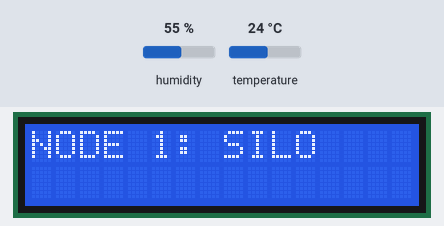
A sketch run on a simulated Arduino Uno, built with avr-gcc and run on an emulated ATmega328P. Parts: 16×2 character LCD. The test bench sets the inputs (shaded band); at power-on: temperature 24 °C, humidity 55 %. Random numbers use the default seed unless the sketch sets one; what the sketch prints to the serial monitor is not drawn.

Above: at 2.1 s.
At 7.2 s:
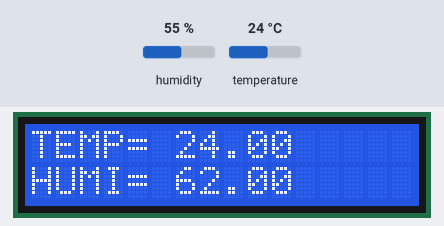
7.3 s: temperature set to 12 °C
At 8.9 s:
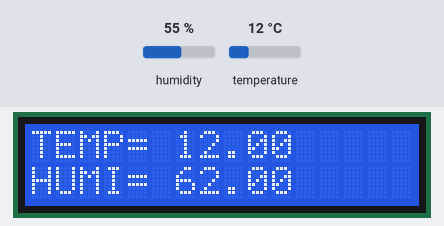
13.2 s: temperature set to 19 °C
At 15.0 s:
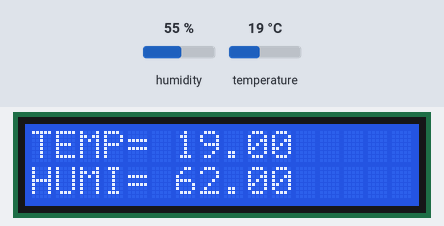
15.8 s: temperature set to 28 °C
At 16.9 s:
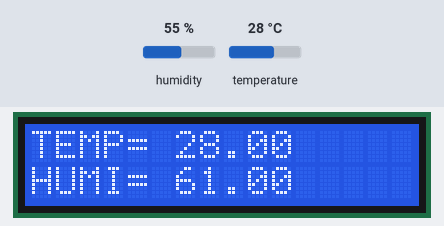
Timing chart, 0 to 18.8 s (numbered marks = the images above; inputs shaded):
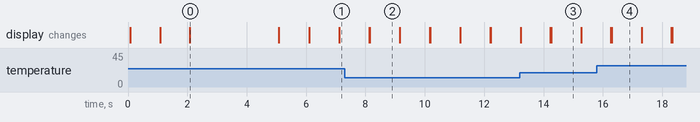

Measured:
- what the display in image 0 shows lasts 3.0 s, from 2.1 s to 5.1 s
- what the display in image 2 shows lasts 1.0 s, from 8.2 s to 9.2 s

The sketch:

N1Silo.ino
```cpp
 #include <LiquidCrystal.h>

LiquidCrystal lcd(2, 3, 4, 5, 6, 9);
#include "DHT.h"

#include <SPI.h>
#include <nRF24L01.h>
#include <RF24.h>


#define DHTPIN 10     // what digital pin we're connected to

// Uncomment whatever type you're using!
#define DHTTYPE DHT11   // DHT 11
//#define DHTTYPE DHT22   // DHT 22  (AM2302), AM2321
//#define DHTTYPE DHT21   // DHT 21 (AM2301)
DHT dht(DHTPIN, DHTTYPE);
float h =0;
float t = 0;


RF24 radio(7, 8); // CE, CSN
const byte address[6] = "00001";


void setup()
{
//  radio.begin();
//  radio.openWritingPipe(address);
//  radio.setPALevel(RF24_PA_MAX);
//  radio.stopListening();


 Serial.begin(9600);
 Serial.println("DHTxx test!");

  dht.begin();
lcd.begin(16, 2) ;
lcd.clear();
delay(10);
lcd.setCursor(0,0);
lcd.print("    KOSVIEW");
lcd.setCursor(0,1);
delay (1000);
lcd.print("    PROJECTS   ");

delay (1000);
lcd.clear();
lcd.print("NODE 1: SILO ");
delay (3000);
lcd.clear();
delay (1000);

;}

void loop() {

 h = dht.readHumidity();
 h = (61+rand()%2);
  // Read temperature as Celsius (the default)
 t = dht.readTemperature();


  if (isnan(h) || isnan(t)) {
    Serial.println("Failed to read from DHT sensor!");
   // return;
  }

Serial.print ("Temperatur = ");
Serial.println(t);
lcd.print("TEMP= ");
lcd.print(t);
lcd.setCursor(0,2);
Serial.print ("Humidity = ");
Serial.println(h);
lcd.print("HUMI= ");
lcd.print(h);
// radio.write(&h, sizeof(h));
delay (1000);
lcd.clear();
}
```
